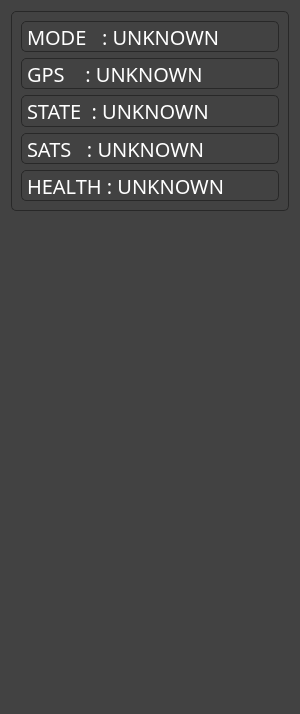
       <widget class="QFrame" name="frame">
        <property name="minimumSize">
         <size>
          <width>300</width>
          <height>0</height>
         </size>
        </property>
        <property name="maximumSize">
         <size>
          <width>300</width>
          <height>16777215</height>
         </size>
        </property>
        <property name="styleSheet">
         <string notr="true">QFrame{border-radius: 12px; border: 0px solid #686D76;  background-color:#424242 ;}</string>
        </property>
        <property name="frameShape">
         <enum>QFrame::StyledPanel</enum>
        </property>
        <property name="frameShadow">
         <enum>QFrame::Raised</enum>
        </property>
        <layout class="QVBoxLayout" name="verticalLayout_6">
         <item>
          <layout class="QVBoxLayout" name="verticalLayout_5" stretch="0,0,0">
           <item>
            <widget class="QFrame" name="frame_7">
             <property name="sizePolicy">
              <sizepolicy hsizetype="Expanding" vsizetype="Expanding">
               <horstretch>0</horstretch>
               <verstretch>0</verstretch>
              </sizepolicy>
             </property>
             <property name="minimumSize">
              <size>
               <width>0</width>
               <height>200</height>
              </size>
             </property>
             <property name="maximumSize">
              <size>
               <width>16777215</width>
               <height>16777215</height>
              </size>
             </property>
             <property name="styleSheet">
              <string notr="true">border-radius: 5px;
border: 1px solid rgb(40,40,40);
color: white;</string>
             </property>
             <property name="frameShape">
              <enum>QFrame::StyledPanel</enum>
             </property>
             <property name="frameShadow">
              <enum>QFrame::Raised</enum>
             </property>
             <layout class="QVBoxLayout" name="verticalLayout_8">
              <item>
               <widget class="QLabel" name="modeLabel">
                <property name="sizePolicy">
                 <sizepolicy hsizetype="Expanding" vsizetype="Expanding">
                  <horstretch>0</horstretch>
                  <verstretch>0</verstretch>
                 </sizepolicy>
                </property>
                <property name="maximumSize">
                 <size>
                  <width>16777215</width>
                  <height>16777215</height>
                 </size>
                </property>
                <property name="font">
                 <font>
                  <family>Cascadia Code</family>
                  <pointsize>15</pointsize>
                  <bold>false</bold>
                 </font>
                </property>
                <property name="text">
                 <string>MODE   : UNKNOWN</string>
                </property>
               </widget>
              </item>
              <item>
               <widget class="QLabel" name="gpsLabel">
                <property name="sizePolicy">
                 <sizepolicy hsizetype="Preferred" vsizetype="Expanding">
                  <horstretch>0</horstretch>
                  <verstretch>0</verstretch>
                 </sizepolicy>
                </property>
                <property name="maximumSize">
                 <size>
                  <width>16777215</width>
                  <height>16777215</height>
                 </size>
                </property>
                <property name="font">
                 <font>
                  <family>Cascadia Code</family>
                  <pointsize>15</pointsize>
                 </font>
                </property>
                <property name="text">
                 <string>GPS    : UNKNOWN</string>
                </property>
               </widget>
              </item>
              <item>
               <widget class="QLabel" name="stateLabel">
                <property name="sizePolicy">
                 <sizepolicy hsizetype="Preferred" vsizetype="Expanding">
                  <horstretch>0</horstretch>
                  <verstretch>0</verstretch>
                 </sizepolicy>
                </property>
                <property name="maximumSize">
                 <size>
                  <width>16777215</width>
                  <height>16777215</height>
                 </size>
                </property>
                <property name="font">
                 <font>
                  <family>Cascadia Code</family>
                  <pointsize>15</pointsize>
                 </font>
                </property>
                <property name="text">
                 <string>STATE  : UNKNOWN</string>
                </property>
               </widget>
              </item>
              <item>
               <widget class="QLabel" name="satsLabel">
                <property name="sizePolicy">
                 <sizepolicy hsizetype="Preferred" vsizetype="Expanding">
                  <horstretch>0</horstretch>
                  <verstretch>0</verstretch>
                 </sizepolicy>
                </property>
                <property name="maximumSize">
                 <size>
                  <width>16777215</width>
                  <height>16777215</height>
                 </size>
                </property>
                <property name="font">
                 <font>
                  <family>Cascadia Code</family>
                  <pointsize>15</pointsize>
                 </font>
                </property>
                <property name="text">
                 <string>SATS   : UNKNOWN</string>
                </property>
               </widget>
              </item>
              <item>
               <widget class="QLabel" name="healthLabel">
                <property name="sizePolicy">
                 <sizepolicy hsizetype="Preferred" vsizetype="Expanding">
                  <horstretch>0</horstretch>
                  <verstretch>0</verstretch>
                 </sizepolicy>
                </property>
                <property name="maximumSize">
                 <size>
                  <width>16777215</width>
                  <height>16777215</height>
                 </size>
                </property>
                <property name="font">
                 <font>
                  <family>Cascadia Code</family>
                  <pointsize>15</pointsize>
                 </font>
                </property>
                <property name="styleSheet">
                 <string notr="true"/>
                </property>
                <property name="text">
                 <string>HEALTH : UNKNOWN</string>
                </property>
               </widget>
              </item>
             </layout>
            </widget>
           </item>
           <item>
            <widget class="QFrame" name="frame_6">
             <property name="sizePolicy">
              <sizepolicy hsizetype="Preferred" vsizetype="Expanding">
               <horstretch>0</horstretch>
               <verstretch>0</verstretch>
              </sizepolicy>
             </property>
             <property name="minimumSize">
              <size>
               <width>0</width>
               <height>240</height>
              </size>
             </property>
             <property name="maximumSize">
              <size>
               <width>16777215</width>
               <height>240</height>
              </size>
             </property>
             <property name="styleSheet">
              <string notr="true">border: 0px;</string>
             </property>
             <property name="frameShape">
              <enum>QFrame::StyledPanel</enum>
             </property>
             <property name="frameShadow">
              <enum>QFrame::Raised</enum>
             </property>
             <widget class="QGraphicsView" name="compassIndicator">
              <property name="geometry">
               <rect>
                <x>0</x>
                <y>20</y>
                <width>278</width>
                <height>220</height>
               </rect>
              </property>
              <property name="sizePolicy">
               <sizepolicy hsizetype="Expanding" vsizetype="Expanding">
                <horstretch>0</horstretch>
                <verstretch>0</verstretch>
               </sizepolicy>
              </property>
              <property name="minimumSize">
               <size>
                <width>0</width>
                <height>0</height>
               </size>
              </property>
              <property name="maximumSize">
               <size>
                <width>16777215</width>
                <height>220</height>
               </size>
              </property>
              <property name="styleSheet">
               <string notr="true"/>
              </property>
              <property name="verticalScrollBarPolicy">
               <enum>Qt::ScrollBarAlwaysOff</enum>
              </property>
              <property name="horizontalScrollBarPolicy">
               <enum>Qt::ScrollBarAlwaysOff</enum>
              </property>
              <property name="interactive">
               <bool>false</bool>
              </property>
             </widget>
             <widget class="QGraphicsView" name="compassPlane">
              <property name="geometry">
               <rect>
                <x>90</x>
                <y>70</y>
                <width>101</width>
                <height>121</height>
               </rect>
              </property>
              <property name="styleSheet">
               <string notr="true">background-color: rgba(255, 255, 255, 0);</string>
              </property>
              <property name="verticalScrollBarPolicy">
               <enum>Qt::ScrollBarAlwaysOff</enum>
              </property>
              <property name="horizontalScrollBarPolicy">
               <enum>Qt::ScrollBarAlwaysOff</enum>
              </property>
              <property name="interactive">
               <bool>false</bool>
              </property>
             </widget>
            </widget>
           </item>
           <item alignment="Qt::AlignBottom">
            <widget class="QFrame" name="frame_5">
             <property name="sizePolicy">
              <sizepolicy hsizetype="Preferred" vsizetype="Expanding">
               <horstretch>0</horstretch>
               <verstretch>0</verstretch>
              </sizepolicy>
             </property>
             <property name="minimumSize">
              <size>
               <width>0</width>
               <height>240</height>
              </size>
             </property>
             <property name="maximumSize">
              <size>
               <width>16777215</width>
               <height>240</height>
              </size>
             </property>
             <property name="styleSheet">
              <string notr="true">border: 0px;</string>
             </property>
             <property name="frameShape">
              <enum>QFrame::StyledPanel</enum>
             </property>
             <property name="frameShadow">
              <enum>QFrame::Raised</enum>
             </property>
             <widget class="QGraphicsView" name="gyroscopeIndicator">
              <property name="geometry">
               <rect>
                <x>0</x>
                <y>20</y>
                <width>278</width>
                <height>220</height>
               </rect>
              </property>
              <property name="sizePolicy">
               <sizepolicy hsizetype="Expanding" vsizetype="Expanding">
                <horstretch>0</horstretch>
                <verstretch>0</verstretch>
               </sizepolicy>
              </property>
              <property name="minimumSize">
               <size>
                <width>0</width>
                <height>0</height>
               </size>
              </property>
              <property name="maximumSize">
               <size>
                <width>16777215</width>
                <height>220</height>
               </size>
              </property>
              <property name="styleSheet">
               <string notr="true">border: 0px;</string>
              </property>
              <property name="verticalScrollBarPolicy">
               <enum>Qt::ScrollBarAlwaysOff</enum>
              </property>
              <property name="horizontalScrollBarPolicy">
               <enum>Qt::ScrollBarAlwaysOff</enum>
              </property>
              <property name="interactive">
               <bool>false</bool>
              </property>
             </widget>
            </widget>
           </item>
          </layout>
         </item>
        </layout>
       </widget>
